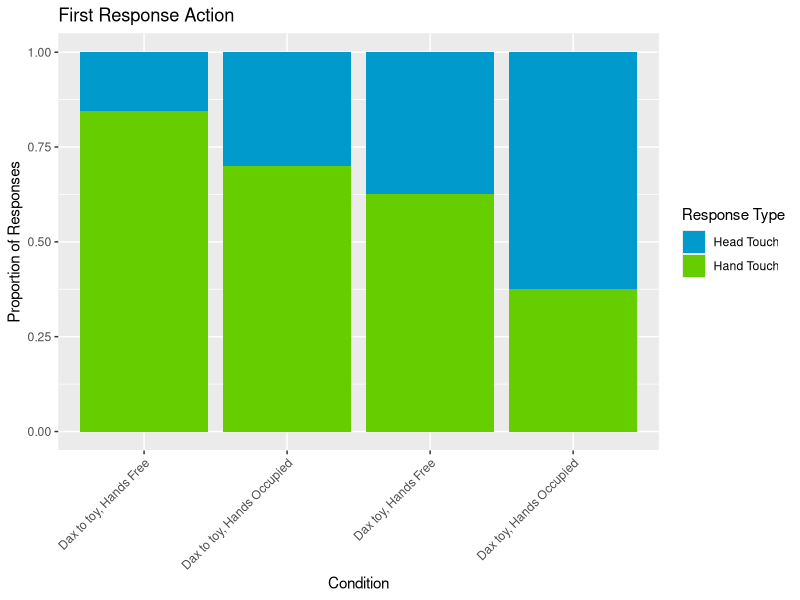

R code for this plot: (Note: this script raises an error after producing the figure.)
## Chelsea Lide
## Honors Thesis in Psychology: Mind, Brain, Behavior
## Harvard University, Class of 2016


# ! This code is ONLY descriptives/stats for the first response in Experiment 2 !

require(ggplot2)
require(plyr)
require(lme4)
require(nlme)

# Load in data set & kick out excluded participants ----

raw.data <- read.csv("Experiment2Data.csv")

mydata <- raw.data[raw.data$Include == 1,]
mydata <- raw.data[!is.na(raw.data$Response..First.Action.),]

# Subset the predictors (condition, language, hands) and response variable (first action)

subset.null <- NULL
subset.null$Participant = mydata$Participant..
subset.null$Condition = as.factor(mydata$Condition)
subset.null$Language = as.factor(mydata$Lang.Condition)
subset.null$Hands = as.factor(mydata$Action.Condition)
subset.null$Response = as.factor(mydata$Response..First.Action.)


# The last line recodes the responses as 0s and 1s -- basically: 
# "If the response is the same as the first line (which was a hand touch), give it a 0, else give it a 1"

# Convert to dataframe 

Exp.2 <- as.data.frame(subset.null)

### Graph ----


Exp.2$Response <- factor(Exp.2$Response, levels = rev(levels(Exp.2$Response)))
p <- ggplot(data=Exp.2, aes(x=Condition, fill=Response)) + geom_bar(position="fill") + ylab("Proportion of Responses") + 
  labs(fill="Response Type") + ggtitle("First Response Action") + xlab("Condition") + theme(axis.text.x=element_text(angle = 45, hjust = 1)) 
  p + scale_fill_manual(values=c("deepskyblue3","chartreuse3"), 
                        breaks=c("Head", "Hand"),
                        labels=c("Head Touch", "Hand Touch"))
  


### Fitting Models & Checking Effects by Removal ----
  
  
response.model <- lmer(Response ~ Hands*Language + (1|Participant), data=Exp.2, family="binomial")
  
  # No interaction 
  
    model2 <- lmer(Response ~ Hands + Language + (1|Participant), data=Exp.2, family="binomial")
    anova(response.model, model2)
  
  ### chisq = 0.09, df = 5, p = .76
  
  
  # No Hands 
  
    model3 <- lmer(Response ~ Language + (1|Participant), data=Exp.2, family="binomial")
    anova(model2, model3)
  
  ### chisq = 1.92, df = 4, p = 0.17
  
  
  # No Langauge 
  
    model4 <- lmer(Response ~ Hands + (1|Participant), data=Exp.2, family="binomial")
    anova(model2, model4)
  
  ### chisq = 2.62, df = 4, p = 0.11
 
  
